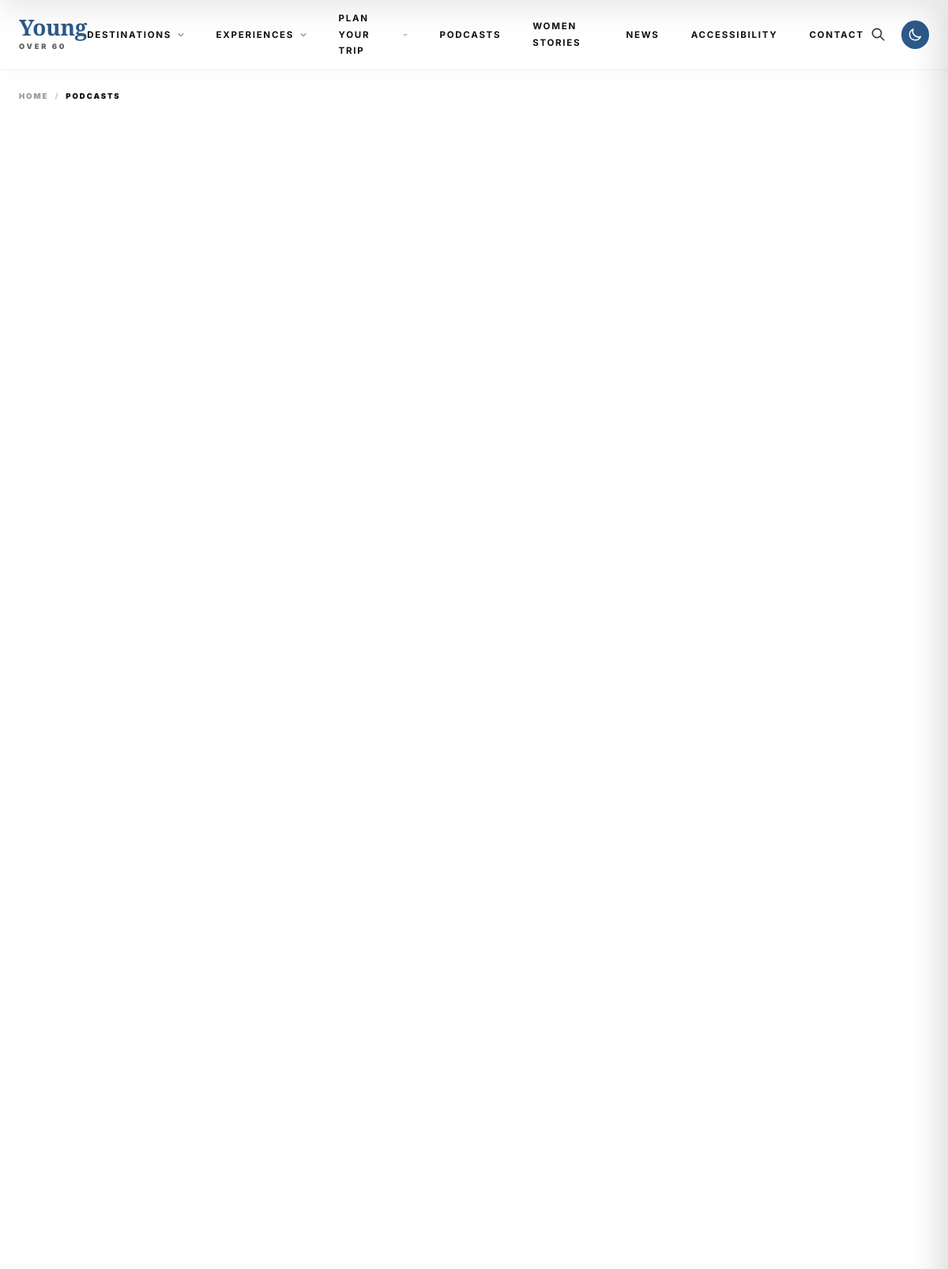
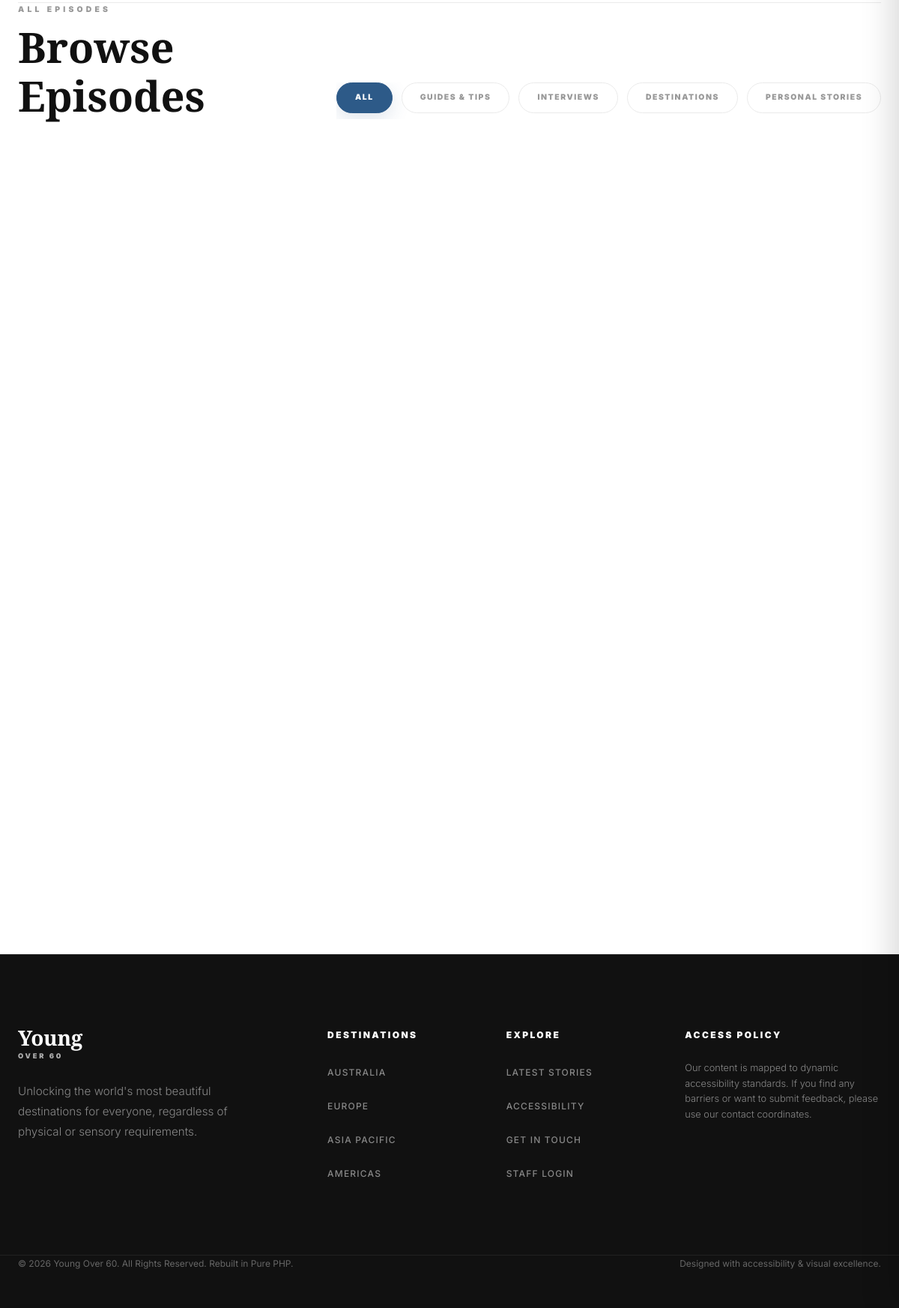
The page /podcasts on the database its author committed (2 pictures, top to bottom).
### tables this page shows
CREATE TABLE `site_settings` (
  `id` INT PRIMARY KEY DEFAULT 1,
  `siteName` VARCHAR(255) NOT NULL DEFAULT 'Travel Without Limits',
  `logoUrl` VARCHAR(255) DEFAULT NULL,
  `heroBackgroundUrl` VARCHAR(255) DEFAULT NULL,
  `metaTitle` VARCHAR(255) DEFAULT NULL,
  `metaDescription` TEXT DEFAULT NULL,
  `ogImage` VARCHAR(255) DEFAULT NULL,
  `faviconUrl` VARCHAR(255) DEFAULT NULL,
  `primaryColor` VARCHAR(50) NOT NULL DEFAULT '#2d5a88',
  `secondaryColor` VARCHAR(50) NOT NULL DEFAULT '#1e3c5a',
  `accentColor` VARCHAR(50) NOT NULL DEFAULT '#eaeaea',
  `backgroundColor` VARCHAR(50) NOT NULL DEFAULT '#ffffff',
  `textColor` VARCHAR(50) NOT NULL DEFAULT '#111111',
  `updated_at` DATETIME NOT NULL DEFAULT CURRENT_TIMESTAMP ON UPDATE CURRENT_TIMESTAMP
);

CREATE TABLE `menus` (
  `id` VARCHAR(36) PRIMARY KEY,
  `title` VARCHAR(255) NOT NULL,
  `slug` VARCHAR(255) NOT NULL UNIQUE,
  `type` VARCHAR(50) NOT NULL,  
  `layoutType` VARCHAR(50) NOT NULL DEFAULT 'LIST',  
  `layoutConfig` LONGTEXT DEFAULT NULL,
  `order` INT NOT NULL DEFAULT 0,
  `isActive` TINYINT(1) NOT NULL DEFAULT 1,
  `created_at` DATETIME NOT NULL DEFAULT CURRENT_TIMESTAMP,
  `updated_at` DATETIME NOT NULL DEFAULT CURRENT_TIMESTAMP ON UPDATE CURRENT_TIMESTAMP
);

### classes/Database.php (called while the page is built, shortened)
<?php
class Database {
    private static $instance = null;
    private $pdo;
    private function __construct() {
        $dsn = "mysql:host=" . DB_HOST . ";port=" . DB_PORT . ";dbname=" . DB_NAME . ";charset=utf8mb4";
        $options = [
            PDO::ATTR_ERRMODE            => PDO::ERRMODE_EXCEPTION,
            PDO::ATTR_DEFAULT_FETCH_MODE => PDO::FETCH_ASSOC,
            PDO::ATTR_EMULATE_PREPARES   => false,
            PDO::MYSQL_ATTR_INIT_COMMAND => "SET NAMES utf8mb4 COLLATE utf8mb4_unicode_ci"
        ];
        try {
            $this->pdo = new PDO($dsn, DB_USER, DB_PASS, $options);
        } catch (PDOException $e) {
            die("Database Connection Failure: " . $e->getMessage());
        }
    }
    public static function getInstance() {
        if (self::$instance === null) {
            self::$instance = new Database();
        }
        return self::$instance;
    }
    public function getConnection() {
        return $this->pdo;
    }
}

### classes/SeoManager.php (called while the page is built, shortened)
<?php
class SeoManager {
    public static function renderMeta($type = 'home', $data = null) {
        $pm = new PostManager();
        $settings = $pm->getSiteSettings();
    }
}

### classes/PostManager.php (called while the page is built, shortened)
<?php
class PostManager {
    private $db;
    public function __construct($db = null) {
        if ($db instanceof PDO) {
            $this->db = $db;
        } else {
            $this->db = Database::getInstance()->getConnection();
        }
    }
    private function getCacheFilename($key) {
        $safeKey = '';
        if (isset($key) && is_string($key)) {
            $safeKey = $key;
        } elseif (isset($key)) {
            $safeKey = (string)$key;
        }
        return PATH_CACHE . '/twl_' . md5($safeKey) . '.json';
    }
    public function cacheGet($key) {
        $file = $this->getCacheFilename($key);
        return null;
    }
    public function cacheSet($key, $data) {
        $file = $this->getCacheFilename($key);
    }
    public function getSiteSettings() {
        $cacheKey = "site_settings_singleton";
        $cached = $this->cacheGet($cacheKey);
        $stmt = $this->db->prepare("SELECT * FROM site_settings WHERE id = 1 LIMIT 1");
        $stmt->execute();
        $settings = $stmt->fetch();
        return $settings;
    }
}

### classes/PodcastManager.php (called while the page is built, shortened)
<?php
class PodcastManager {
    private $db;
    public function __construct($db = null) {
        if ($db instanceof PDO) {
            $this->db = $db;
        } else {
            $this->db = Database::getInstance()->getConnection();
        }
    }
    public function getPodcasts($params = []) {
        $page = isset($params['page']) ? (int)$params['page'] : 1;
        $limit = isset($params['limit']) ? (int)$params['limit'] : 9;
        $offset = ($page - 1) * $limit;
        $category = $params['category'] ?? null;
        $sql = "SELECT * FROM podcasts WHERE 1=1";
        $countSql = "SELECT COUNT(*) FROM podcasts WHERE 1=1";
        $binds = [];
        $countStmt = $this->db->prepare($countSql);
        $countStmt->execute($binds);
        $total = (int)$countStmt->fetchColumn();
        $sql .= " ORDER BY created_at DESC LIMIT :limit OFFSET :offset";
        $stmt = $this->db->prepare($sql);
        $stmt->bindValue(':limit', $limit, PDO::PARAM_INT);
        $stmt->bindValue(':offset', $offset, PDO::PARAM_INT);
        $stmt->execute();
        $data = $stmt->fetchAll();
        $totalPages = ceil($total / $limit);
        return [
            'data' => $data,
            'meta' => [
                'total' => $total,
                'page' => $page,
                'limit' => $limit,
                'totalPages' => $totalPages > 0 ? $totalPages : 1
            ]
        ];
    }
    public function getCategories() {
        return [
            'Guides & Tips',
            'Interviews',
            'Destinations',
            'Personal Stories',
            'Inspiration'
        ];
    }
}

### pages/podcasts.php (the view, shortened to what this page needs)
<?php
$podcastMgr = new PodcastManager();
$categories = $podcastMgr->getCategories();
$category = $_GET['category'] ?? null;
$search = $_GET['search'] ?? null;
$page = isset($_GET['page']) ? (int)$_GET['page'] : 1;
$podcastsResult = $podcastMgr->getPodcasts([
    'category' => $category,
    'search' => $search,
    'page' => $page,
    'limit' => 6
]);
$podcasts = $podcastsResult['data'];
require_once PATH_ROOT . '/includes/header.php';
require_once PATH_ROOT . '/includes/navbar.php';
?>
<main class="container">
    <section class="content-list-section" style="padding-bottom: 2rem;">
    </section>
    <section class="filterable-section" style="padding-top: 0;">
        <div class="filterable-header-row" style="margin-bottom: 3rem;">
            <div class="intro-content" style="gap: 0.5rem;">
                <span class="section-label">All Episodes</span>
                <h3 class="serif-title" style="margin:0; font-size: 1.75rem;">Browse Episodes</h3>
            </div>
            <div class="tabs-container" role="tablist" aria-label="Podcast categories">
                <a href="<?php echo BASE_URL; ?>/podcasts" class="tab-btn <?php echo !$category ? 'active' : ''; ?>" role="tab">ALL</a>
                <?php foreach ($categories as $cat): ?>
                    <a href="<?php echo BASE_URL; ?>/podcasts?category=<?php echo urlencode($cat); ?>" class="tab-btn <?php echo $category === $cat ? 'active' : ''; ?>" role="tab">
                        <?php echo e(strtoupper($cat)); ?>
                    </a>
                <?php endforeach; ?>
            </div>
        </div>
        <?php if (!empty($podcasts)): ?>
            <div class="story-grid" style="grid-template-columns: repeat(auto-fill, minmax(320px, 1fr));">
            </div>
        <?php endif; ?>
    </section>
</main>
<?php
require_once PATH_ROOT . '/includes/footer.php';
?>

### includes/navbar.php (shortened to what this page needs)
<?php
$siteTitle = $settings['siteName'] ?? 'Young Over 60';
$logoUrl = $settings['logoUrl'] ?? null;
$titleParts = explode(' ', $siteTitle);
$firstWord = $titleParts[0] ?? '';
$remainingWords = implode(' ', array_slice($titleParts, 1));
$db = Database::getInstance()->getConnection();
$menuQuery = $db->query("SELECT * FROM menus WHERE isActive = 1 ORDER BY `order` ASC");
$menus = $menuQuery->fetchAll();
$navigationData = [];
foreach ($menus as $menu) {
    $secStmt = $db->prepare("SELECT * FROM menu_sections WHERE menuId = :menuId AND isActive = 1 ORDER BY `order` ASC");
    $secStmt->execute(['menuId' => $menu['id']]);
    $sections = $secStmt->fetchAll();
    $sectionsData = [];
    foreach ($sections as $section) {
        $linkStmt = $db->prepare("SELECT * FROM menu_links WHERE sectionId = :sectionId AND isActive = 1 ORDER BY `order` ASC");
        $linkStmt->execute(['sectionId' => $section['id']]);
        $links = $linkStmt->fetchAll();
        $sectionsData[] = [
            'id' => $section['id'],
            'title' => $section['title'],
            'links' => $links
        ];
    }
    $bannerStmt = $db->prepare("SELECT * FROM menu_banners WHERE menuId = :menuId AND isActive = 1 LIMIT 1");
    $bannerStmt->execute(['menuId' => $menu['id']]);
    $banner = $bannerStmt->fetch();
    $navigationData[] = [
        'id' => $menu['id'],
        'title' => $menu['title'],
        'type' => $menu['type'],
        'layoutType' => $menu['layoutType'],
        'sections' => $sectionsData,
        'banner' => $banner ? $banner : null
    ];
}
?>
<nav class="navbar-sticky">
    <div class="container navbar-container">
        <a href="<?php echo BASE_URL; ?>/" class="logo-link" aria-label="Go to homepage">
            <?php
            $logoDarkUrl = $settings['logoDarkUrl'] ?? null;
            if ($logoUrl || $logoDarkUrl):
            ?>
                <div class="logo-container" style="display: flex; align-items: center; height: 100%;">
                    <?php if ($logoUrl): ?>
                        <img src="<?php echo e($logoUrl); ?>" alt="<?php echo e($siteTitle); ?>" class="logo-light" style="height:100%; width:100%; object-fit: contain;" />
                    <?php endif; ?>
                    <?php if ($logoDarkUrl): ?>
                        <img src="<?php echo e($logoDarkUrl); ?>" alt="<?php echo e($siteTitle); ?>" class="logo-dark" style="height:100%; width:100%; object-fit: contain; <?php echo $logoUrl ? 'display: none;' : ''; ?>" />
                    <?php endif; ?>
                </div>
            <?php else: ?>
                <span class="logo-primary"><?php echo e($firstWord); ?></span>
                <span class="logo-sub"><?php echo e($remainingWords); ?></span>
            <?php endif; ?>
        </a>
        <ul class="nav-menu" role="menubar">
            <?php foreach ($navigationData as $item): ?>
                <li class="nav-item" role="none">
                    <?php if ($item['type'] === 'SIMPLE' && !empty($item['sections'][0]['links'][0]['url'])): ?>
                        <a href="<?php echo BASE_URL . $item['sections'][0]['links'][0]['url']; ?>" class="nav-link" role="menuitem">
                            <?php echo e($item['title']); ?>
                        </a>
                    <?php else: ?>
                        <div class="nav-link" role="menuitem" aria-haspopup="true" tabindex="0">
                            <?php echo e($item['title']); ?>
                            <svg class="nav-chevron" fill="none" stroke="currentColor" viewBox="0 0 24 24" xmlns="http://www.w3.org/2000/svg">
                                <path stroke-linecap="round" stroke-linejoin="round" stroke-width="2" d="M19 9l-7 7-7-7"></path>
                            </svg>
                        </div>
                    <?php endif; ?>
                </li>
            <?php endforeach; ?>
            <li class="nav-item" role="none">
                <a href="<?php echo BASE_URL; ?>/podcasts" class="nav-link" role="menuitem">PODCASTS</a>
            </li>
            <li class="nav-item" role="none">
                <a href="<?php echo BASE_URL; ?>/women-stories" class="nav-link" role="menuitem">WOMEN STORIES</a>
            </li>
            <li class="nav-item" role="none">
                <a href="<?php echo BASE_URL; ?>/news" class="nav-link" role="menuitem">NEWS</a>
            </li>
            <li class="nav-item" role="none">
                <a href="<?php echo BASE_URL; ?>/accessibility" class="nav-link" role="menuitem">ACCESSIBILITY</a>
            </li>
            <li class="nav-item" role="none">
                <a href="<?php echo BASE_URL; ?>/contact" class="nav-link" role="menuitem">CONTACT</a>
            </li>
        </ul>
        <div class="navbar-actions">
            <button class="action-btn" data-open-search aria-label="Search posts">
                <svg class="action-icon" fill="none" stroke="currentColor" viewBox="0 0 24 24" xmlns="http://www.w3.org/2000/svg">
                    <path stroke-linecap="round" stroke-linejoin="round" stroke-width="2" d="M21 21l-6-6m2-5a7 7 0 11-14 0 7 7 0 0114 0z"></path>
                </svg>
            </button>
            <button class="action-btn action-btn-primary" data-open-accessibility aria-label="Open accessibility widget">
                <svg class="action-icon" fill="none" stroke="currentColor" viewBox="0 0 24 24" xmlns="http://www.w3.org/2000/svg">
                    <path stroke-linecap="round" stroke-linejoin="round" stroke-width="2" d="M20.354 15.354A9 9 0 018.646 3.646 9.003 9.003 0 0012 21a9.003 9.003 0 008.354-5.646z"></path>
                </svg>
            </button>
        </div>
    </div>
</nav>

### includes/footer.php (shortened to what this page needs)
    <footer class="footer-section">
        <div class="container footer-grid">
            <div class="footer-brand">
                <a href="<?php echo BASE_URL; ?>/" class="logo-link logo-footer" aria-label="Go to homepage">
                    <span class="logo-primary"><?php echo e($firstWord); ?></span>
                    <span class="logo-sub"><?php echo e($remainingWords); ?></span>
                </a>
                <p class="footer-desc">
                    Unlocking the world's most beautiful destinations for everyone, regardless of physical or sensory requirements.
                </p>
            </div>
            <div>
                <h4 class="footer-title">Destinations</h4>
                <ul class="footer-links">
                    <li><a href="<?php echo BASE_URL; ?>/category/australia" class="footer-link">Australia</a></li>
                    <li><a href="<?php echo BASE_URL; ?>/category/europe" class="footer-link">Europe</a></li>
                    <li><a href="<?php echo BASE_URL; ?>/category/asia-pacific" class="footer-link">Asia Pacific</a></li>
                    <li><a href="<?php echo BASE_URL; ?>/category/americas" class="footer-link">Americas</a></li>
                </ul>
            </div>
            <div>
                <h4 class="footer-title">Explore</h4>
                <ul class="footer-links">
                    <li><a href="<?php echo BASE_URL; ?>/news" class="footer-link">Latest Stories</a></li>
                    <li><a href="<?php echo BASE_URL; ?>/accessibility" class="footer-link">Accessibility</a></li>
                    <li><a href="<?php echo BASE_URL; ?>/contact" class="footer-link">Get In Touch</a></li>
                    <li><a href="<?php echo BASE_URL; ?>/admin/login" class="footer-link">Staff Login</a></li>
                </ul>
            </div>
            <div>
                <h4 class="footer-title">Access Policy</h4>
                <p class="footer-desc" style="font-size: 0.8rem; line-height: 1.6;">
                    Our content is mapped to dynamic accessibility standards. If you find any barriers or want to submit feedback, please use our contact coordinates.
                </p>
            </div>
        </div>
        <div class="container footer-bottom">
            <p>&copy; <?php echo date('Y'); ?> <?php echo e($siteTitle); ?>. All Rights Reserved. Rebuilt in Pure PHP.</p>
            <p>Designed with accessibility & visual excellence.</p>
        </div>
    </footer>
</body>
</html>

### rows shown on the page
site_settings: siteName "Young", siteName "OVER 60", siteName "Young Over 60"
menus: title "DESTINATIONS"
menus: title "EXPERIENCES"
menus: title "PLAN YOUR TRIP"

### other values the page prints
$title "PODCASTS"
$cat "GUIDES & TIPS"
$cat "INTERVIEWS"
$cat "DESTINATIONS"
$cat "PERSONAL STORIES"
